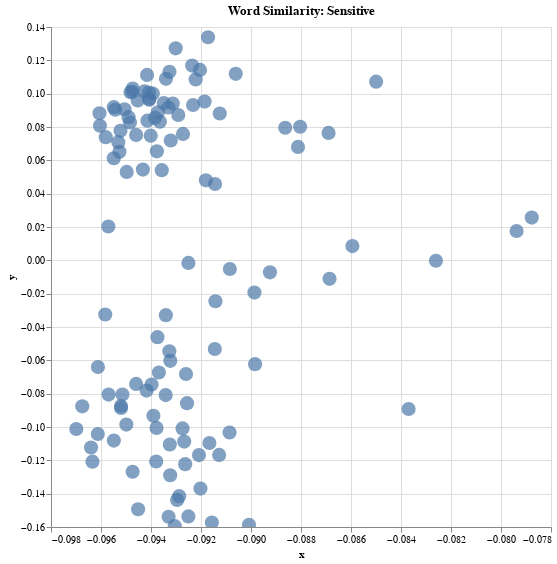

Notebook cell for this chart:
### Code cell
alt.Chart(df_to_plot, title="Word Similarity: Sensitive").mark_circle(size=200).encode(
    alt.X('x',
        scale=alt.Scale(zero=False)
    ), y="y",
    # If you click a point, take you to the URL link 
    # href="link",
    # The categories that show up in the hover tooltip
    tooltip=['context', 'type', 'brand', 'name',
    ).interactive().properties(
    width=500,
    height=500
)
